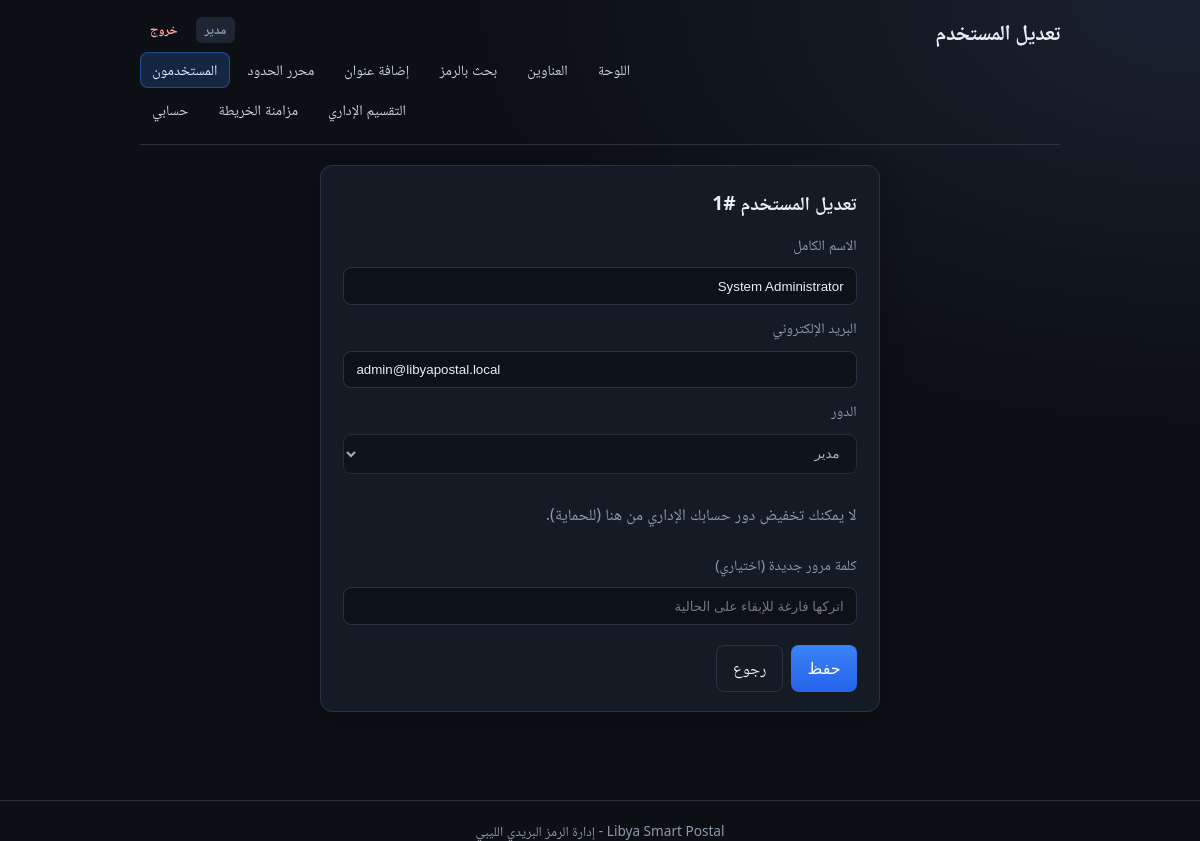
The page /index.php?r=user_edit&id=1 (signed in) on the database its author committed.
### tables this page shows
CREATE TABLE `users` (
  `id`            INT UNSIGNED NOT NULL AUTO_INCREMENT,
  `name`          VARCHAR(120)   NOT NULL,
  `email`         VARCHAR(255)   NOT NULL,
  `password`      VARCHAR(255)   NOT NULL,
  `role`          ENUM('admin', 'employee', 'citizen') NOT NULL DEFAULT 'citizen',
  `created_at`    TIMESTAMP      NOT NULL DEFAULT CURRENT_TIMESTAMP,
  PRIMARY KEY (`id`),
  UNIQUE KEY `uk_users_email` (`email`),
  KEY `idx_users_role` (`role`)
);

### controllers/BaseController.php (called while the page is built, shortened)
<?php
abstract class BaseController
{
    protected function render(string $viewRelativePath, array $data = []): void
    {
        $appConfig = require dirname(__DIR__) . '/config/app.php';
        $data['appName'] = $appConfig['name'] ?? 'App';
        extract($data, EXTR_SKIP);
        $viewFile = dirname(__DIR__) . '/views/' . ltrim($viewRelativePath, '/');
        require $viewFile;
    }
}

### controllers/UsersController.php (called while the page is built, shortened)
<?php
final class UsersController extends BaseController
{
    public function editForm(): void
    {
        $id   = (int) ($_GET['id'] ?? 0);
        $user = User::findById($id);
        $this->render('users/edit.php', [
            'title'      => 'تعديل المستخدم',
            'editUser'   => $user,
            'userName'   => SessionAuth::userName(),
            'userRole'   => SessionAuth::userRole(),
            'navCurrent' => 'users',
            'csrf'       => Csrf::getToken(),
            'flash'      => Flash::getAndClear(),
        ]);
    }
}

### models/User.php (called while the page is built, shortened)
<?php
final class User
{
    public static function findById(int $id): ?self
    {
        $pdo = Database::getInstance()->getPdo();
        $stmt = $pdo->prepare(self::selectColumns() . ' FROM users WHERE id = :id LIMIT 1');
        $stmt->execute(['id' => $id]);
        $row = $stmt->fetch(PDO::FETCH_ASSOC);
        return self::fromRow($row);
    }
    private static function selectColumns(): string
    {
        $hasUpdated = self::hasUpdatedAtColumn();
        $cols = 'id, name, email, password, role, created_at';
        $cols .= $hasUpdated ? ', updated_at' : ', NULL AS updated_at';
        return 'SELECT ' . $cols;
    }
    private static ?bool $hasUpdatedAt = null;
    private static function hasUpdatedAtColumn(): bool
    {
        try {
            $pdo = Database::getInstance()->getPdo();
            $stmt = $pdo->query("SHOW COLUMNS FROM users LIKE 'updated_at'");
            self::$hasUpdatedAt = $stmt !== false && $stmt->fetch(PDO::FETCH_ASSOC) !== false;
        } catch (\Throwable) {
            self::$hasUpdatedAt = false;
        }
        return self::$hasUpdatedAt;
    }
    private static function fromRow(array $row): self
    {
        return new self(
            (int) $row['id'],
            (string) $row['name'],
            (string) $row['email'],
            (string) $row['password'],
            (string) $row['role'],
            isset($row['created_at']) ? (string) $row['created_at'] : null,
            isset($row['updated_at']) && $row['updated_at'] !== null ? (string) $row['updated_at'] : null,
        );
    }
}

### includes/SessionAuth.php (called while the page is built, shortened)
<?php
final class SessionAuth
{
    public static function userId(): int
    {
        return (int) ($_SESSION[self::ID] ?? 0);
    }
}

### views/users/edit.php (the view, shortened to what this page needs)
<?php
require dirname(__DIR__) . '/partials/head.php';
require dirname(__DIR__) . '/partials/app_header.php';
$selfId = \App\SessionAuth::userId();
?>
<main id="main-content" class="content main-panel users-page users-page--form">
    <div class="user-form-card">
        <h2 class="user-form-card__title">تعديل المستخدم #<?= (int) $editUser->id ?></h2>
        <form method="post" action="index.php?r=user_update" class="form-stack" autocomplete="off">
            <label class="form-label" for="name">الاسم الكامل</label>
            <input class="form-input" type="text" name="name" id="name" required maxlength="120"
                   value="<?= htmlspecialchars($editUser->name, ENT_QUOTES, 'UTF-8') ?>">
            <label class="form-label" for="email">البريد الإلكتروني</label>
            <input class="form-input" type="email" name="email" id="email" required maxlength="255" dir="ltr"
                   value="<?= htmlspecialchars($editUser->email, ENT_QUOTES, 'UTF-8') ?>">
            <label class="form-label" for="role">الدور</label>
            <select class="form-input" name="role" id="role" required <?= ($editUser->id === $selfId && $editUser->role === 'admin') ? 'disabled' : '' ?>>
                <option value="admin" <?= $editUser->role === 'admin' ? 'selected' : '' ?>>مدير</option>
            </select>
            <?php if ($editUser->id === $selfId && $editUser->role === 'admin'): ?>
                <p class="muted">لا يمكنك تخفيض دور حسابك الإداري من هنا (للحماية).</p>
            <?php endif; ?>
            <label class="form-label" for="password">كلمة مرور جديدة (اختياري)</label>
            <input class="form-input" type="password" name="password" id="password" minlength="6" placeholder="اتركها فارغة للإبقاء على الحالية">
            <div class="form-actions">
                <button type="submit" class="btn btn-primary">حفظ</button>
                <a class="btn btn-ghost" href="index.php?r=users">رجوع</a>
            </div>
        </form>
    </div>
</main>
<?php require dirname(__DIR__) . '/partials/foot.php';

### views/partials/app_header.php (shortened to what this page needs)
<?php
$topbarExtraClass = (string) ($topbarExtraClass ?? '');
$roleAr = match ($userRole) {
    'admin'    => 'مدير',
    'employee' => 'موظف',
    'citizen'  => 'مواطن',
    default    => (string) $userRole,
};
$hc = 'topbar' . ($topbarExtraClass !== '' ? ' ' . htmlspecialchars($topbarExtraClass, ENT_QUOTES, 'UTF-8') : '');
?>
<header class="<?= $hc ?>" role="banner">
    <h1 class="topbar__title"><?= htmlspecialchars($title, ENT_QUOTES, 'UTF-8') ?></h1>
    <div class="topbar__cluster">
        <div class="topbar__meta">
            <span class="badge badge--role" title="الدور"><?= htmlspecialchars($roleAr, ENT_QUOTES, 'UTF-8') ?></span>
            <a class="topbar__logout" href="index.php?r=logout">خروج</a>
        </div>
        <?php require __DIR__ . '/main_nav.php'; ?>
    </div>
</header>

### css/app.css (style rules this page uses)
:root { --bg: #0c0f14; --card: #151b24; --text: #e8eef3; --muted: #8b9aab; --accent: #3b82f6; --accent-dim: #2563eb; --danger: #f87171; --ok: #4ade80; --info: #7dd3fc; --border: #2a3441; --radius: 12px; --shadow: 0 12px 40px rgba(0, 0, 0, 0.4); font-family: "Segoe UI", Tahoma, "Noto Naskh Arabic", sans-serif; }
* { box-sizing: border-box; }
html { scroll-behavior: smooth; }
body { margin: 0; min-height: 100vh; background: radial-gradient(120% 100% at 100% 0%, #1a2230 0%, #0c0f14 50%); color: var(--text); line-height: 1.5; }
.main-panel { flex: 1; }
.topbar { display: flex; flex-direction: column; align-items: stretch; gap: 0.75rem; margin-bottom: 1.25rem; padding-bottom: 1rem; border-bottom: 1px solid var(--border); }
.topbar__title { margin: 0; font-size: 1.35rem; font-weight: 700; letter-spacing: -0.02em; }
.topbar__cluster { display: flex; flex-wrap: wrap; align-items: center; justify-content: flex-end; gap: 0.5rem 0.75rem; }
.topbar__meta { display: flex; align-items: center; gap: 0.5rem; flex-shrink: 0; }
.topbar__logout { display: inline-block; padding: 0.2rem 0.55rem; border-radius: 6px; font-size: 0.8rem; font-weight: 600; text-decoration: none; color: #fca5a5; border: 1px solid transparent; transition: background 0.15s, color 0.15s; }
@media (min-width: 720px) { .topbar { flex-direction: row; align-items: flex-start; justify-content: space-between; } }
@media (min-width: 720px) { .topbar__title { max-width: 40%; } }
@media (min-width: 720px) { .topbar__cluster { justify-content: flex-end; max-width: 60%; } }
.badge { display: inline-block; padding: 0.2rem 0.55rem; background: #1e2633; border-radius: 6px; font-size: 0.8rem; color: var(--muted); }
.badge--role { font-weight: 600; }
.form-stack { display: flex; flex-direction: column; gap: 0.75rem; }
.form-label { font-size: 0.9rem; color: var(--muted); }
.form-input { width: 100%; padding: 0.65rem 0.75rem; border-radius: 8px; border: 1px solid var(--border); background: #0d1219; color: var(--text); transition: border-color 0.15s, box-shadow 0.15s; }
.btn { display: inline-block; padding: 0.65rem 1rem; border: none; border-radius: 8px; cursor: pointer; text-decoration: none; text-align: center; font-size: 1rem; transition: background 0.15s, transform 0.1s; }
.btn-primary { background: linear-gradient(180deg, var(--accent) 0%, var(--accent-dim) 100%); color: #fff; }
.btn-ghost { background: transparent; color: var(--text); border: 1px solid var(--border); }
.muted { color: var(--muted); }
.user-form-card { background: var(--card); border: 1px solid var(--border); border-radius: var(--radius); padding: 1.4rem 1.4rem 1.2rem; box-shadow: 0 8px 24px rgba(0, 0, 0, 0.25); max-width: 560px; margin: 0 auto; }
.user-form-card__title { margin: 0 0 1rem; font-size: 1.2rem; }
.user-form-card .form-actions { display: flex; gap: 0.5rem; flex-wrap: wrap; margin-top: 0.5rem; }

### rows shown on the page
users: role "مدير", id "1", name "System Administrator", email "admin@libyapostal.local"

### other values the page prints
$title "تعديل المستخدم"
